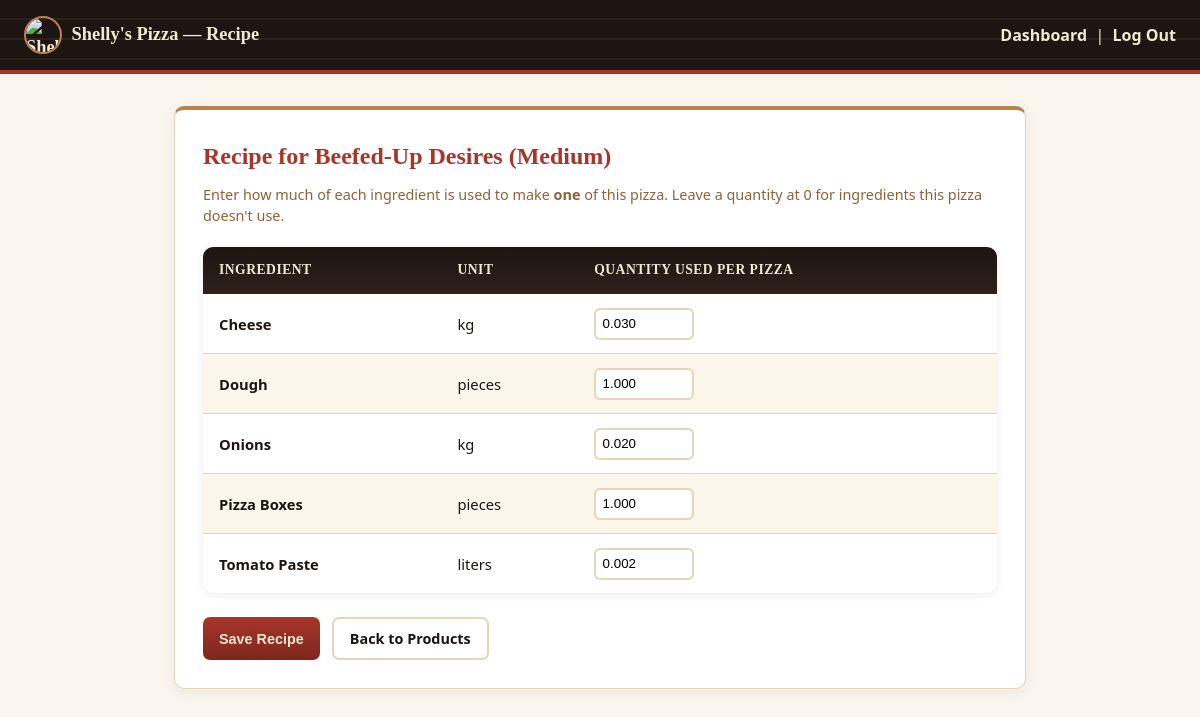
Screenshot of /recipe.php?id=1 (signed in) with the database file from the repository.
### tables this page shows
CREATE TABLE `products` (
  `product_id` int(11) NOT NULL AUTO_INCREMENT,
  `category_id` int(11) DEFAULT NULL,
  `product_name` varchar(100) NOT NULL,
  `size` varchar(30) NOT NULL,
  `price` decimal(10,2) NOT NULL,
  PRIMARY KEY (`product_id`),
  KEY `category_id` (`category_id`),
  CONSTRAINT `products_ibfk_1` FOREIGN KEY (`category_id`) REFERENCES `categories` (`category_id`) ON DELETE SET NULL
);

CREATE TABLE `ingredients` (
  `ingredient_id` int(11) NOT NULL AUTO_INCREMENT,
  `ingredient_name` varchar(100) NOT NULL,
  `unit` varchar(20) NOT NULL,
  `quantity_in_stock` decimal(10,2) NOT NULL DEFAULT 0.00,
  `reorder_level` decimal(10,2) NOT NULL DEFAULT 0.00,
  `last_updated` datetime DEFAULT current_timestamp() ON UPDATE current_timestamp(),
  PRIMARY KEY (`ingredient_id`)
);

### recipe.php (the view, shortened to what this page needs)
<?php
include '../config/db_connect.php';
$product_id = isset($_GET["id"]) ? (int) $_GET["id"] : 0;
$stmt = $conn->prepare("SELECT product_name, size FROM products WHERE product_id = ?");
$stmt->bind_param("i", $product_id);
$stmt->execute();
$product = $stmt->get_result()->fetch_assoc();
$stmt = $conn->prepare(
    "SELECT i.ingredient_id, i.ingredient_name, i.unit,
            IFNULL(ri.quantity_required, 0) AS quantity_required
     FROM ingredients i
     LEFT JOIN recipe_items ri ON ri.ingredient_id = i.ingredient_id AND ri.product_id = ?
     ORDER BY i.ingredient_name"
);
$stmt->bind_param("i", $product_id);
$stmt->execute();
$ingredients = $stmt->get_result()->fetch_all(MYSQLI_ASSOC);
?>
<!DOCTYPE html>
<html lang="en">
<head>
    <link rel="stylesheet" href="../assets/css/style.css">
</head>
<body>
    <header class="app-header">
        <div class="app-header-brand">
            <img src="../assets/img/logo.jpg" alt="Shelly's Pizza logo">
            Shelly's Pizza — Recipe
        </div>
        <div>
            <a href="../dashboard.php">Dashboard</a>
            &nbsp;|&nbsp;
            <a href="../auth/logout.php">Log Out</a>
        </div>
    </header>
    <main class="app-main">
        <div class="card">
            <h2>Recipe for <?php echo htmlspecialchars($product["product_name"] . " (" . $product["size"] . ")"); ?></h2>
            <p style="color: var(--color-caramel-dark); margin-bottom: 1.25rem; font-size: 0.9rem;">
                Enter how much of each ingredient is used to make <strong>one</strong> of this pizza.
                Leave a quantity at 0 for ingredients this pizza doesn't use.
            </p>
            <form method="POST" action="recipe.php?id=<?php echo $product_id; ?>">
                <table class="data-table">
                    <thead>
                        <tr>
                            <th>Ingredient</th>
                            <th>Unit</th>
                            <th>Quantity Used per Pizza</th>
                        </tr>
                    </thead>
                    <tbody>
                        <?php foreach ($ingredients as $ing): ?>
                            <tr>
                                <td><?php echo htmlspecialchars($ing["ingredient_name"]); ?></td>
                                <td><?php echo htmlspecialchars($ing["unit"]); ?></td>
                                <td>
                                    <input type="number" step="0.001" min="0" name="quantity_required[]"
                                           value="<?php echo $ing['quantity_required'] > 0 ? $ing['quantity_required'] : ''; ?>"
                                           placeholder="0"
                                           style="width: 100px; padding: 0.4rem; border: 2px solid var(--color-border); border-radius: 6px;">
                                </td>
                            </tr>
                        <?php endforeach; ?>
                    </tbody>
                </table>
                <div class="form-actions">
                    <button type="submit" class="btn-primary" style="border:none; cursor:pointer;">Save Recipe</button>
                    <a href="index.php" class="btn-secondary">Back to Products</a>
                </div>
            </form>
        </div>
    </main>
</body>
</html>

### style.css (style rules this page uses)
:root { --color-espresso: #1C1512; --color-espresso-light: #2C221C; --color-caramel: #B8834D; --color-caramel-dark: #8C6239; --color-caramel-light: #D9AE7B; --color-cream: #F3E9D2; --color-red: #A8352A; --color-red-dark: #7E271F; --color-green: #5C7A4E; --color-bg: #FAF6EE; --color-border: #E3D5B8; --color-error: #A8352A; --font-heading: Georgia, 'Times New Roman', serif; --font-body: 'Segoe UI', Tahoma, sans-serif; }
* { margin: 0; padding: 0; box-sizing: border-box; }
body { font-family: var(--font-body); background-color: var(--color-bg); color: var(--color-espresso); line-height: 1.5; }
h1, h2, h3 { font-family: var(--font-heading); }
.app-header { background: repeating-linear-gradient( 180deg, var(--color-espresso) 0px, var(--color-espresso) 18px, var(--color-espresso-light) 18px, var(--color-espresso-light) 20px ); color: var(--color-cream); padding: 1rem 1.5rem; display: flex; justify-content: space-between; align-items: center; border-bottom: 4px solid var(--color-red); }
.app-header-brand { display: flex; align-items: center; gap: 0.6rem; font-family: var(--font-heading); font-size: 1.15rem; font-weight: 700; }
.app-header-brand img { width: 38px; height: 38px; border-radius: 50%; object-fit: cover; border: 2px solid var(--color-caramel); }
.app-header a { color: var(--color-cream); text-decoration: none; font-weight: 600; }
.app-main { padding: 2rem 1.5rem; max-width: 900px; margin: 0 auto; }
.card { background: #FFFFFF; border: 1px solid var(--color-border); border-top: 4px solid var(--color-caramel); border-radius: 10px; padding: 1.75rem; box-shadow: 0 4px 14px rgba(28, 21, 18, 0.06); }
.card h2 { color: var(--color-red); margin-bottom: 0.6rem; }
.btn-primary { display: inline-block; background: linear-gradient(180deg, var(--color-red) 0%, var(--color-red-dark) 100%); color: var(--color-cream); text-decoration: none; padding: 0.55rem 1rem; border-radius: 7px; font-weight: 700; font-size: 0.9rem; transition: box-shadow 0.15s ease, transform 0.1s ease; }
.data-table { width: 100%; border-collapse: separate; border-spacing: 0; font-size: 0.92rem; border-radius: 10px; overflow: hidden; box-shadow: 0 2px 8px rgba(28, 21, 18, 0.08); }
.data-table th { text-align: left; background: linear-gradient(180deg, var(--color-espresso) 0%, var(--color-espresso-light) 100%); color: var(--color-cream); padding: 0.85rem 1rem; font-family: var(--font-heading); font-weight: 700; font-size: 0.85rem; text-transform: uppercase; letter-spacing: 0.5px; }
.data-table td { padding: 0.85rem 1rem; border-bottom: 1px solid var(--color-border); background-color: #FFFFFF; }
.data-table tbody tr:nth-child(even) td { background-color: #FBF6EA; }
.data-table tbody tr:last-child td { border-bottom: none; }
.data-table td:first-child { font-weight: 700; color: var(--color-espresso); }
.form-actions { display: flex; gap: 0.75rem; margin-top: 1.5rem; }
.btn-secondary { display: inline-block; background: #FFFFFF; color: var(--color-espresso); text-decoration: none; padding: 0.55rem 1rem; border: 2px solid var(--color-border); border-radius: 7px; font-weight: 700; font-size: 0.9rem; text-align: center; }

### rows the page displays
products: product_name+size "Beefed-Up Desires (Medium)"
ingredients: ingredient_name "Cheese", unit "kg", quantity_required "0.030"
ingredients: ingredient_name "Dough", unit "pieces", quantity_required "1.000"
ingredients: ingredient_name "Onions", unit "kg", quantity_required "0.020"
ingredients: ingredient_name "Pizza Boxes", unit "pieces", quantity_required "1.000"
ingredients: ingredient_name "Tomato Paste", unit "liters", quantity_required "0.002"
